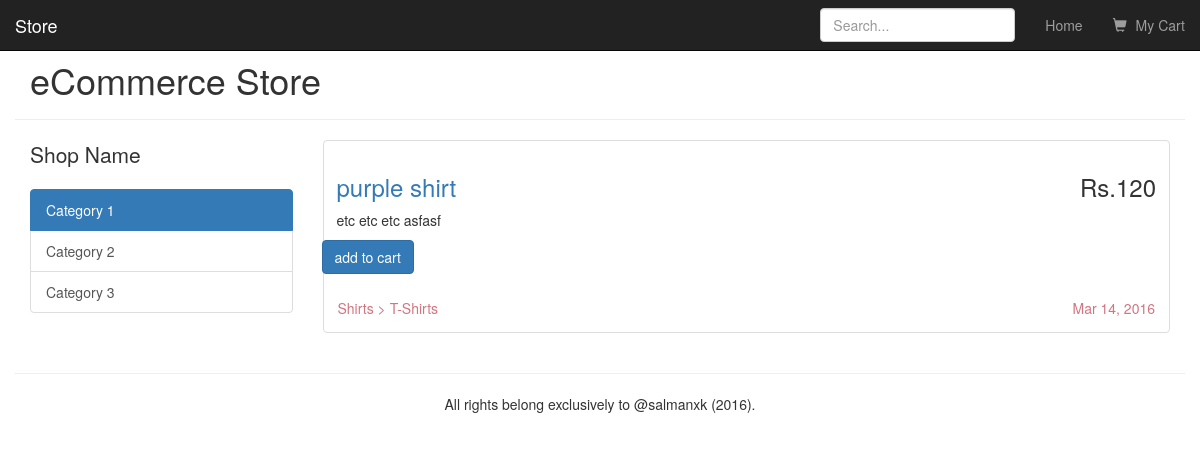
/product.php?id=2, run on the app's committed database.
### tables this page shows
CREATE TABLE `products` (
  `id` int(11) NOT NULL,
  `product_name` varchar(255) NOT NULL,
  `price` varchar(16) NOT NULL,
  `details` text NOT NULL,
  `category` varchar(16) NOT NULL,
  `subcategory` varchar(16) NOT NULL,
  `date_added` date NOT NULL
);

### product.php (the view, shortened to what this page needs)
<?php
if(isset($_GET['id'])){
    $id = preg_replace('#[^0-9]#i', '',$_GET['id']);
}
else{
    echo "no such product exist";
    exit();
    $dbh = null;
}
include "connect_to_mysql_pdo.php";
    $res = $dbh->prepare("SELECT * FROM products WHERE id='$id' LIMIT 1");
    $res->execute();
    $productCount = $res->rowCount();
    if ($productCount > 0) {
        while ($row = $res->fetch()) {
            $product_name = $row['product_name'];
            $product_price = $row['price'];
            $product_cat = $row['category'];
            $product_subcat = $row['subcategory'];
            $product_details = $row['details'];
            $date_added = strftime("%b %d, %Y", strtotime($row["date_added"]));
        }
    }
    else {
        $dynamic_list = "This product does not exist.";
    }
?>
<!DOCTYPE html>
<htmL>
<head>
    <link rel="stylesheet" href="css/bootstrap.min.css">
</head>
<body>
<?php include_once("header.php"); ?>
<div class="container">
        <div class="row">
            <div class="col-md-3">
                <p class="lead">Shop Name</p>
                <div class="list-group">
                    <a href="#" class="list-group-item active">Category 1</a>
                    <a href="#" class="list-group-item">Category 2</a>
                    <a href="#" class="list-group-item">Category 3</a>
                </div>
            </div>
            <div class="col-md-9">
                <div class="thumbnail">
                <div class="caption-full">
                    <h3 class="pull-right">Rs.<?php echo $product_price;?></h3>
                    <h3><a href="#"><?php echo$product_name ?></a>
                    </h3>
                    <p><?php echo$product_details; ?></p>
                    <form id="form1" name="form1" method="post" action="cart.php" class="form-horizontal">
                        <div class="form-group">
                            <input type="submit" class="btn btn-default btn-primary" id="button" value="add to cart">
                        </div>
                    </form>
                </div>
                <div class="extra-data">
                    <p class="pull-right"><?php echo $date_added;?></p>
                    <p><?php echo $product_cat.' > '.$product_subcat;?></p>
                </div>
            </div>
            </div>
        </div>
    </div>
    <?php include_once("footer.php"); ?>
</body>
</html>

### product.php (style rules this page uses)
.caption-full { padding-right: 10px; padding-left: 10px; }
.extra-data { padding-right: 10px; padding-left: 10px; color: #d17581; }
.thumbnail .caption-full { padding: 9px; color: #333; }

### data on the page
products: price "120", product_name "purple shirt", details "etc etc etc asfasf", date_added "Mar 14, 2016", category "Shirts", subcategory "T-Shirts"
